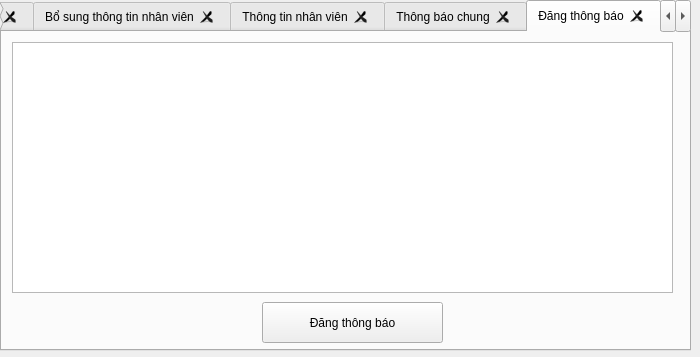
<?xml version="1.0" encoding="UTF-8"?>
<ui version="4.0">
 <class>QuanLyDialog</class>
 <widget class="QDialog" name="QuanLyDialog">
  <property name="geometry">
   <rect>
    <x>0</x>
    <y>0</y>
    <width>700</width>
    <height>357</height>
   </rect>
  </property>
  <property name="windowTitle">
   <string>Dialog</string>
  </property>
  <widget class="QTabWidget" name="tabWidget">
   <property name="geometry">
    <rect>
     <x>0</x>
     <y>0</y>
     <width>691</width>
     <height>351</height>
    </rect>
   </property>
   <property name="currentIndex">
    <number>4</number>
   </property>
   <property name="tabsClosable">
    <bool>true</bool>
   </property>
   <property name="movable">
    <bool>true</bool>
   </property>
   <widget class="QWidget" name="tab_2">
    <attribute name="title">
     <string>Thông tin</string>
    </attribute>
    <widget class="QLabel" name="label">
     <property name="geometry">
      <rect>
       <x>10</x>
       <y>20</y>
       <width>37</width>
       <height>12</height>
      </rect>
     </property>
     <property name="text">
      <string>Tên</string>
     </property>
    </widget>
    <widget class="QLabel" name="label_8">
     <property name="geometry">
      <rect>
       <x>10</x>
       <y>40</y>
       <width>37</width>
       <height>12</height>
      </rect>
     </property>
     <property name="text">
      <string>Quê</string>
     </property>
    </widget>
    <widget class="QLabel" name="label_Ten2">
     <property name="geometry">
      <rect>
       <x>60</x>
       <y>20</y>
       <width>81</width>
       <height>16</height>
      </rect>
     </property>
     <property name="text">
      <string>TextLabel</string>
     </property>
    </widget>
    <widget class="QLabel" name="label_9">
     <property name="geometry">
      <rect>
       <x>10</x>
       <y>60</y>
       <width>91</width>
       <height>16</height>
      </rect>
     </property>
     <property name="text">
      <string>Ngày/tháng/năm sinh</string>
     </property>
    </widget>
    <widget class="QLabel" name="label_10">
     <property name="geometry">
      <rect>
       <x>10</x>
       <y>110</y>
       <width>37</width>
       <height>16</height>
      </rect>
     </property>
     <property name="text">
      <string>Email</string>
     </property>
    </widget>
    <widget class="QLabel" name="label_11">
     <property name="geometry">
      <rect>
       <x>10</x>
       <y>130</y>
       <width>81</width>
       <height>21</height>
      </rect>
     </property>
     <property name="text">
      <string>Vị trí công việc</string>
     </property>
    </widget>
    <widget class="QLabel" name="label_12">
     <property name="geometry">
      <rect>
       <x>10</x>
       <y>80</y>
       <width>51</width>
       <height>21</height>
      </rect>
     </property>
     <property name="text">
      <string>Dân tộc</string>
     </property>
    </widget>
    <widget class="QLabel" name="label_Que">
     <property name="geometry">
      <rect>
       <x>60</x>
       <y>40</y>
       <width>37</width>
       <height>12</height>
      </rect>
     </property>
     <property name="text">
      <string>TextLabel</string>
     </property>
    </widget>
    <widget class="QLabel" name="label_Sinh">
     <property name="geometry">
      <rect>
       <x>130</x>
       <y>60</y>
       <width>181</width>
       <height>16</height>
      </rect>
     </property>
     <property name="text">
      <string>TextLabel</string>
     </property>
    </widget>
    <widget class="QLabel" name="label_Mail">
     <property name="geometry">
      <rect>
       <x>60</x>
       <y>110</y>
       <width>241</width>
       <height>16</height>
      </rect>
     </property>
     <property name="text">
      <string>TextLabel</string>
     </property>
    </widget>
    <widget class="QLabel" name="label_VTCT">
     <property name="geometry">
      <rect>
       <x>90</x>
       <y>130</y>
       <width>191</width>
       <height>21</height>
      </rect>
     </property>
     <property name="text">
      <string>TextLabel</string>
     </property>
    </widget>
    <widget class="QLabel" name="label_DanToc">
     <property name="geometry">
      <rect>
       <x>60</x>
       <y>80</y>
       <width>161</width>
       <height>21</height>
      </rect>
     </property>
     <property name="text">
      <string>TextLabel</string>
     </property>
    </widget>
    <widget class="QLabel" name="label_13">
     <property name="geometry">
      <rect>
       <x>10</x>
       <y>160</y>
       <width>51</width>
       <height>16</height>
      </rect>
     </property>
     <property name="text">
      <string>MSNV</string>
     </property>
    </widget>
    <widget class="QLabel" name="label_MSNV">
     <property name="geometry">
      <rect>
       <x>60</x>
       <y>160</y>
       <width>101</width>
       <height>16</height>
      </rect>
     </property>
     <property name="text">
      <string>TextLabel</string>
     </property>
    </widget>
   </widget>
   <widget class="QWidget" name="tab">
    <attribute name="title">
     <string>Bổ sung thông tin nhân viên</string>
    </attribute>
    <widget class="QLineEdit" name="lineEdit_Ten">
     <property name="geometry">
      <rect>
       <x>110</x>
       <y>20</y>
       <width>165</width>
       <height>22</height>
      </rect>
     </property>
    </widget>
    <widget class="QLineEdit" name="lineEdit_Que">
     <property name="geometry">
      <rect>
       <x>110</x>
       <y>50</y>
       <width>113</width>
       <height>20</height>
      </rect>
     </property>
    </widget>
    <widget class="QLabel" name="label_3">
     <property name="geometry">
      <rect>
       <x>10</x>
       <y>50</y>
       <width>51</width>
       <height>16</height>
      </rect>
     </property>
     <property name="text">
      <string>Quê:</string>
     </property>
    </widget>
    <widget class="QLabel" name="label_4">
     <property name="geometry">
      <rect>
       <x>10</x>
       <y>80</y>
       <width>101</width>
       <height>20</height>
      </rect>
     </property>
     <property name="text">
      <string>Ngày/tháng/năm sinh:</string>
     </property>
    </widget>
    <widget class="QLineEdit" name="lineEdit_Ngay">
     <property name="geometry">
      <rect>
       <x>110</x>
       <y>80</y>
       <width>41</width>
       <height>20</height>
      </rect>
     </property>
    </widget>
    <widget class="QLineEdit" name="lineEdit_Thang">
     <property name="geometry">
      <rect>
       <x>160</x>
       <y>80</y>
       <width>41</width>
       <height>20</height>
      </rect>
     </property>
    </widget>
    <widget class="QLineEdit" name="lineEdit_Nam">
     <property name="geometry">
      <rect>
       <x>210</x>
       <y>80</y>
       <width>61</width>
       <height>20</height>
      </rect>
     </property>
    </widget>
    <widget class="QLabel" name="label_5">
     <property name="geometry">
      <rect>
       <x>10</x>
       <y>110</y>
       <width>37</width>
       <height>12</height>
      </rect>
     </property>
     <property name="text">
      <string>Email:</string>
     </property>
    </widget>
    <widget class="QLineEdit" name="lineEdit_Mail">
     <property name="geometry">
      <rect>
       <x>110</x>
       <y>110</y>
       <width>131</width>
       <height>20</height>
      </rect>
     </property>
    </widget>
    <widget class="QLabel" name="label_6">
     <property name="geometry">
      <rect>
       <x>10</x>
       <y>140</y>
       <width>91</width>
       <height>16</height>
      </rect>
     </property>
     <property name="text">
      <string>Vị trí công tác</string>
     </property>
    </widget>
    <widget class="QLineEdit" name="lineEdit_VTCT">
     <property name="geometry">
      <rect>
       <x>110</x>
       <y>140</y>
       <width>113</width>
       <height>20</height>
      </rect>
     </property>
    </widget>
    <widget class="QLineEdit" name="lineEdit_DanToc">
     <property name="geometry">
      <rect>
       <x>110</x>
       <y>170</y>
       <width>74</width>
       <height>22</height>
      </rect>
     </property>
    </widget>
    <widget class="QLabel" name="label_7">
     <property name="geometry">
      <rect>
       <x>10</x>
       <y>170</y>
       <width>71</width>
       <height>16</height>
      </rect>
     </property>
     <property name="text">
      <string>Dân tộc</string>
     </property>
    </widget>
    <widget class="QPushButton" name="pushButton">
     <property name="geometry">
      <rect>
       <x>160</x>
       <y>260</y>
       <width>131</width>
       <height>20</height>
      </rect>
     </property>
     <property name="text">
      <string>Thêm nhân viên</string>
     </property>
    </widget>
    <widget class="QLabel" name="label_2">
     <property name="geometry">
      <rect>
       <x>10</x>
       <y>30</y>
       <width>37</width>
       <height>12</height>
      </rect>
     </property>
     <property name="text">
      <string>Tên</string>
     </property>
    </widget>
    <widget class="QLabel" name="label_15">
     <property name="geometry">
      <rect>
       <x>10</x>
       <y>200</y>
       <width>91</width>
       <height>16</height>
      </rect>
     </property>
     <property name="text">
      <string>MSNV</string>
     </property>
    </widget>
    <widget class="QLineEdit" name="lineEdit">
     <property name="geometry">
      <rect>
       <x>110</x>
       <y>200</y>
       <width>113</width>
       <height>24</height>
      </rect>
     </property>
    </widget>
   </widget>
   <widget class="QWidget" name="tab_5">
    <attribute name="title">
     <string>Thông tin nhân viên</string>
    </attribute>
    <layout class="QVBoxLayout" name="verticalLayout">
     <item>
      <widget class="QPlainTextEdit" name="plainTextEdit_3"/>
     </item>
     <item>
      <widget class="QPushButton" name="pushButton_4">
       <property name="text">
        <string>Update thông tin nhân viên </string>
       </property>
      </widget>
     </item>
    </layout>
   </widget>
   <widget class="QWidget" name="tab_4">
    <attribute name="title">
     <string>Thông báo chung</string>
    </attribute>
    <widget class="QPlainTextEdit" name="plainTextEdit_2">
     <property name="geometry">
      <rect>
       <x>10</x>
       <y>10</y>
       <width>661</width>
       <height>251</height>
      </rect>
     </property>
    </widget>
    <widget class="QPushButton" name="pushButton_3">
     <property name="geometry">
      <rect>
       <x>260</x>
       <y>270</y>
       <width>181</width>
       <height>41</height>
      </rect>
     </property>
     <property name="text">
      <string>Update thông báo</string>
     </property>
    </widget>
   </widget>
   <widget class="QWidget" name="tab_3">
    <attribute name="title">
     <string>Đăng thông báo</string>
    </attribute>
    <widget class="QPlainTextEdit" name="plainTextEdit">
     <property name="geometry">
      <rect>
       <x>10</x>
       <y>10</y>
       <width>661</width>
       <height>251</height>
      </rect>
     </property>
    </widget>
    <widget class="QPushButton" name="pushButton_2">
     <property name="geometry">
      <rect>
       <x>260</x>
       <y>270</y>
       <width>181</width>
       <height>41</height>
      </rect>
     </property>
     <property name="text">
      <string>Đăng thông báo</string>
     </property>
    </widget>
   </widget>
   <widget class="QWidget" name="tab_6">
    <attribute name="title">
     <string>Request</string>
    </attribute>
    <widget class="QCheckBox" name="approveCheckBox">
     <property name="geometry">
      <rect>
       <x>280</x>
       <y>30</y>
       <width>78</width>
       <height>22</height>
      </rect>
     </property>
     <property name="text">
      <string>Đồng ý</string>
     </property>
    </widget>
    <widget class="QPushButton" name="approveButton">
     <property name="geometry">
      <rect>
       <x>100</x>
       <y>100</y>
       <width>80</width>
       <height>24</height>
      </rect>
     </property>
     <property name="text">
      <string>Gửi</string>
     </property>
    </widget>
    <widget class="QLabel" name="label_14">
     <property name="geometry">
      <rect>
       <x>10</x>
       <y>30</y>
       <width>49</width>
       <height>16</height>
      </rect>
     </property>
     <property name="text">
      <string>Yêu cầu</string>
     </property>
    </widget>
    <widget class="QLabel" name="requestLabel">
     <property name="geometry">
      <rect>
       <x>80</x>
       <y>30</y>
       <width>161</width>
       <height>61</height>
      </rect>
     </property>
     <property name="text">
      <string>Hiển thị yêu cầu</string>
     </property>
    </widget>
   </widget>
  </widget>
 </widget>
 <resources/>
 <connections/>
</ui>
